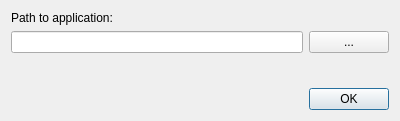
<?xml version="1.0" encoding="UTF-8"?>
<ui version="4.0">
 <class>DialogExternalEditor</class>
 <widget class="QDialog" name="DialogExternalEditor">
  <property name="geometry">
   <rect>
    <x>0</x>
    <y>0</y>
    <width>400</width>
    <height>121</height>
   </rect>
  </property>
  <property name="windowTitle">
   <string>External editor</string>
  </property>
  <layout class="QVBoxLayout" name="verticalLayout">
   <item>
    <widget class="QLabel" name="label">
     <property name="text">
      <string>Path to application:</string>
     </property>
    </widget>
   </item>
   <item>
    <layout class="QHBoxLayout" name="horizontalLayout">
     <item>
      <widget class="QLineEdit" name="lineEdit"/>
     </item>
     <item>
      <widget class="QPushButton" name="pushButtonBrowse">
       <property name="text">
        <string>...</string>
       </property>
      </widget>
     </item>
    </layout>
   </item>
   <item>
    <spacer name="verticalSpacer">
     <property name="orientation">
      <enum>Qt::Vertical</enum>
     </property>
     <property name="sizeHint" stdset="0">
      <size>
       <width>20</width>
       <height>40</height>
      </size>
     </property>
    </spacer>
   </item>
   <item>
    <widget class="QDialogButtonBox" name="buttonBox">
     <property name="orientation">
      <enum>Qt::Horizontal</enum>
     </property>
     <property name="standardButtons">
      <set>QDialogButtonBox::Ok</set>
     </property>
    </widget>
   </item>
  </layout>
 </widget>
 <resources/>
 <connections>
  <connection>
   <sender>buttonBox</sender>
   <signal>accepted()</signal>
   <receiver>DialogExternalEditor</receiver>
   <slot>accept()</slot>
   <hints>
    <hint type="sourcelabel">
     <x>248</x>
     <y>254</y>
    </hint>
    <hint type="destinationlabel">
     <x>157</x>
     <y>274</y>
    </hint>
   </hints>
  </connection>
  <connection>
   <sender>buttonBox</sender>
   <signal>rejected()</signal>
   <receiver>DialogExternalEditor</receiver>
   <slot>reject()</slot>
   <hints>
    <hint type="sourcelabel">
     <x>316</x>
     <y>260</y>
    </hint>
    <hint type="destinationlabel">
     <x>286</x>
     <y>274</y>
    </hint>
   </hints>
  </connection>
 </connections>
</ui>
